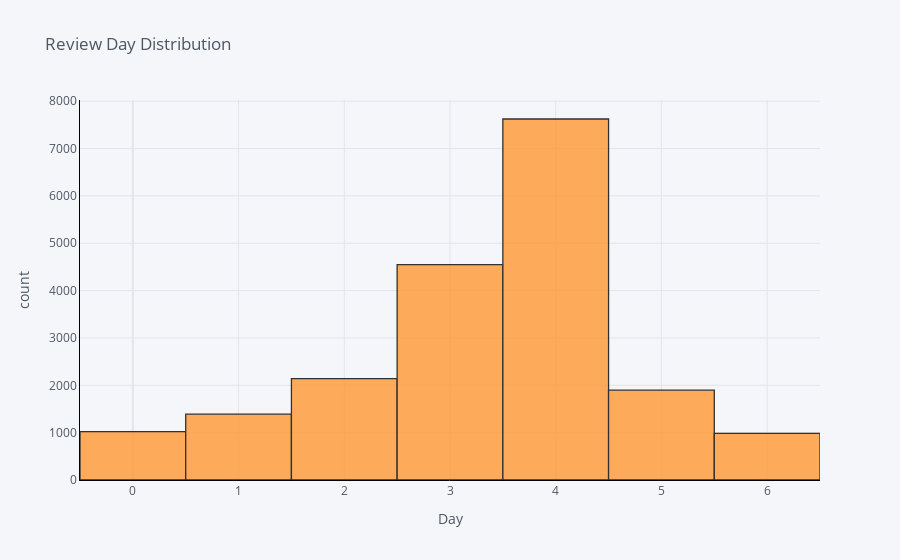

The code cell stored with this chart in its notebook:
### Markdown cell above
## Most of the body length is between 50-99 words

### Code cell
df['Day'].iplot(
    kind='hist',
    xTitle='Day',
    linecolor='black',
    yTitle='count',
    title='Review Day Distribution')
#0-Mon 1-Tue 2-Wed 3-Thu 4-Fri 5-Sat 6-Sun

### Figure 1 — Plotly figure (JSON) as saved in the notebook; plotly's stock layout.template omitted (floating-point values rounded to 4 significant figures; data arrays with more than 128 entries replaced by an {"elided": "..."} marker saying what was removed)
{"data": [{"histfunc": "count", "histnorm": "", "marker": {"color": "rgba(255, 153, 51, 1.0)", "line": {"color": "#000000", "width": 1.3}}, "name": "Day", "opacity": 0.8, "orientation": "v", "type": "histogram", "x": {"elided": "19607 int values"}}], "layout": {"barmode": "overlay", "legend": {"bgcolor": "#F5F6F9", "font": {"color": "#4D5663"}}, "paper_bgcolor": "#F5F6F9", "plot_bgcolor": "#F5F6F9", "title": {"font": {"color": "#4D5663"}, "text": "Review Day Distribution"}, "xaxis": {"gridcolor": "#E1E5ED", "linecolor": "black", "showgrid": true, "tickfont": {"color": "#4D5663"}, "title": {"font": {"color": "#4D5663"}, "text": "Day"}, "zerolinecolor": "#E1E5ED"}, "yaxis": {"gridcolor": "#E1E5ED", "linecolor": "black", "showgrid": true, "tickfont": {"color": "#4D5663"}, "title": {"font": {"color": "#4D5663"}, "text": "count"}, "zerolinecolor": "#E1E5ED"}}}
